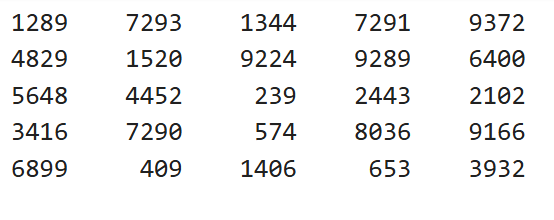
#> input picture OCR/ocr_test.png, 554 x 220 px
$ jupyter execute --allow-errors ocr_test.ipynb
#> lines starting #> are read from the running program, lines starting #| are printed output that depends on the picture; after the words box and inside, x2 and y2 are one past the last pixel; in counts of white or black regions, pixels touching at a corner belong together
[cell 1]
from numpy import random

random.seed(10)
int_list = random.randint(10000, size=(5,5)).tolist()
int_list

[cell 2]
with open("ocr_test.txt", 'w') as output:
    for i in range(len(int_list)):
        for j in range(len(int_list[0])):
            output.write(str(int_list[i][j]).rjust(4,' ') + '\t')
        output.write('\n')

[cell 3]
import cv2
import matplotlib.pyplot as plt

img = cv2.imread('ocr_test.png', cv2.IMREAD_GRAYSCALE)
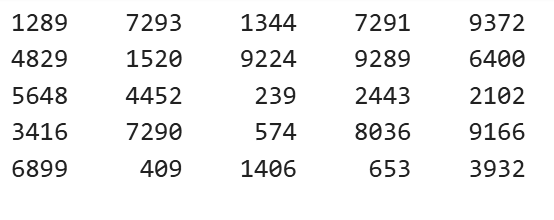
#> img: shape (220, 554); min 33, max 255, mean 241
print(img.shape)
#| (220, 554)

plt.imshow(img, cmap='gray')
plt.axis('off')
plt.colorbar()
plt.show()
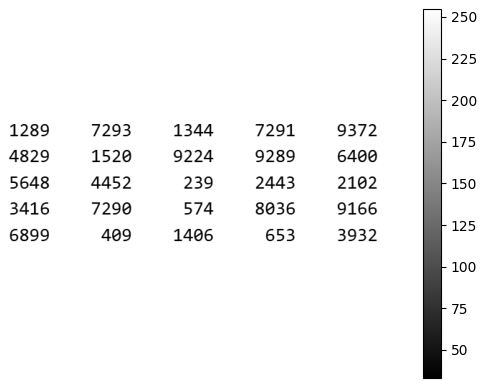
#> figure drawn by matplotlib, 2 panels

[cell 4]
import numpy as np
plt.hist(np.array(img).flatten(), edgecolor='white', bins=np.arange(0,261,10))
plt.show()
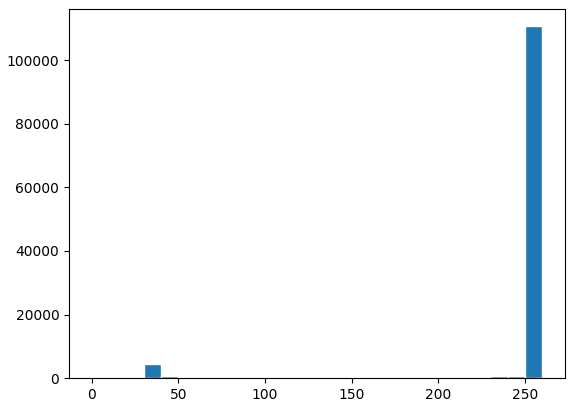
#> figure drawn by matplotlib, 1 panel; tallest bar 110666 high, from x = 250 to 260

[cell 5]
img_equalized = cv2.equalizeHist(img)
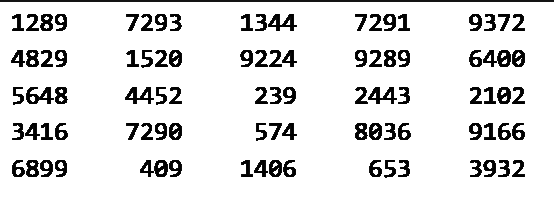
#> img_equalized: shape (220, 554); min 0, max 255, mean 228.6
plt.imshow(img_equalized, cmap='gray')
plt.axis('off')
plt.colorbar()
plt.show()
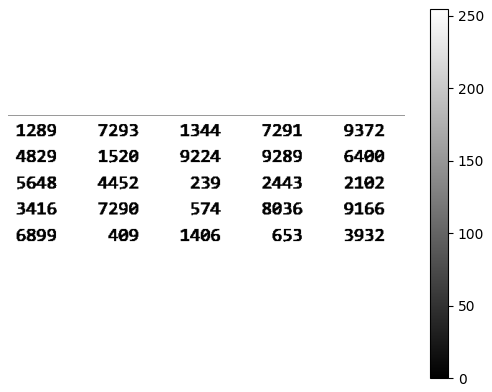
#> figure drawn by matplotlib, 2 panels

plt.hist(np.array(img_equalized).flatten(), edgecolor='white', bins=np.arange(0,261,10))
plt.show()
#> figure, not shown here; tallest bar 108890 high, from x = 250 to 260

[cell 6]
_, binary = cv2.threshold(img, 100, 255, cv2.THRESH_BINARY)
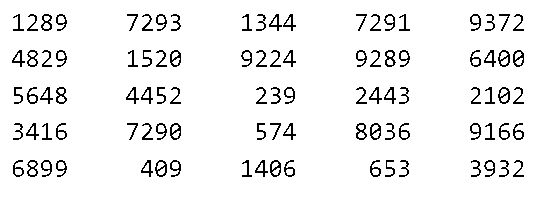
#> binary: shape (220, 554); 94.5% white; black in thin lines or dots, all inside (x1, y1, x2, y2) = (12, 14, 524, 177)
plt.imshow(binary, cmap='gray')
plt.colorbar()
plt.show()
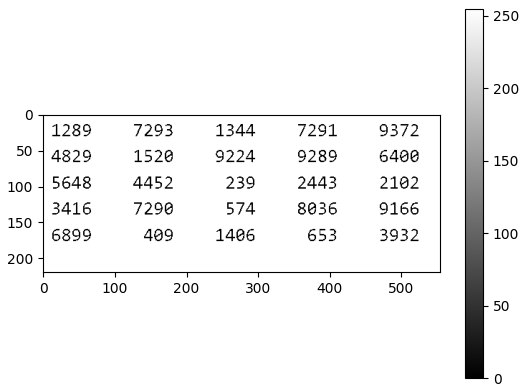
#> figure drawn by matplotlib, 2 panels

plt.hist(np.array(binary).flatten(), edgecolor='white', bins=np.arange(0,261,10))
plt.show()
#> figure, not shown here; tallest bar 115147 high, from x = 250 to 260
